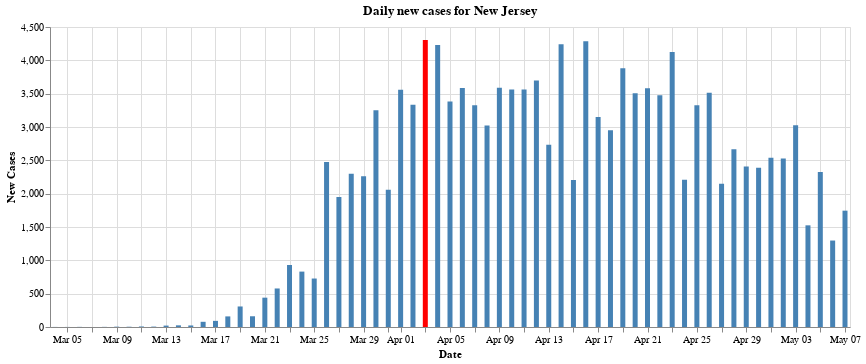

Source (notebook cell):
### Markdown cell above
## 11 - Graph of daily new cases in New Jersey
Below we plot a graph that shows the increase in cases per day. 
There is a lot of talk on the news about "flattening the curve", however in the daily briefings that Governor Murphy holds, he only talks about developments from the overnight, and rarely shows the actual data plotted as a bar chart. The below chart actually visualizes the said curve that everyone is talking about. And we can see that it is, in fact, flattening

### Code cell
jersey_cases_full=us_states[us_states.state=="New Jersey"]
jersey_cases_county_full=us_counties[us_counties["state"]=="New Jersey"]

jersey_cases=jersey_cases_full.drop('state', axis=1)
jersey_cases=jersey_cases.drop('fips', axis=1)

first_case_date=jersey_cases.iloc[0].date
date_object=first_case_date
# date_object = datetime.strptime(first_case_date, '%Y-%m-%d')
date_object = date_object - timedelta(days=1)
time_string = date_object.strftime('%Y-%m-%d')

jersey_cases.loc[-1] = [time_string, 0, 0]  # adding a row
jersey_cases.index = jersey_cases.index + 1  # shifting index
jersey_cases = jersey_cases.sort_index()  # sorting by index
    
jersey_cases=jersey_cases.set_index('date')


daily_new_cases = jersey_cases.diff()
daily_new_cases=daily_new_cases.reset_index()
daily_new_cases=daily_new_cases.drop(0, axis=0)
daily_new_cases = daily_new_cases.astype({"cases": int, "deaths": int})
daily_new_cases=daily_new_cases.rename(columns={'cases': 'new_cases', 'deaths': 'new_deaths'})


# display(daily_new_cases)


max_daily_increase = daily_new_cases['new_cases'].max()
# display(max_daily_increase)

chart = alt.Chart(daily_new_cases).mark_bar().encode(
    y=alt.Y('new_cases:Q', axis=alt.Axis(title='New Cases')),
    x=alt.X('date:T', axis=alt.Axis(format='%b %d', title='Date')),
    # The highlight will be set on the result of a conditional statement
    color=alt.condition(
        alt.datum.new_cases == max_daily_increase,
        alt.value('red'),    
        alt.value('steelblue')  
    ),
    tooltip=['date:T','new_cases']

).properties(
    width=800,
    title="Daily new cases for New Jersey"
)

    
display(chart)

### Figure 1 — Vega-Lite specification as saved in the notebook (floating-point values rounded to 4 significant figures)
{"config": {"view": {"continuousWidth": 400, "continuousHeight": 300}}, "data": {"name": "data-ea07d84c3f397e44d21b35de2853f5f7"}, "mark": "bar", "encoding": {"color": {"condition": {"value": "red", "test": "(datum.new_cases === 4305)"}, "value": "steelblue"}, "tooltip": [{"type": "temporal", "field": "date"}, {"type": "quantitative", "field": "new_cases"}], "x": {"type": "temporal", "axis": {"format": "%b %d", "title": "Date"}, "field": "date"}, "y": {"type": "quantitative", "axis": {"title": "New Cases"}, "field": "new_cases"}}, "title": "Daily new cases for New Jersey", "width": 800, "$schema": "https://vega.github.io/schema/vega-lite/v4.0.2.json", "datasets": {"data-ea07d84c3f397e44d21b35de2853f5f7": [{"date": "2020-03-04T00:00:00", "new_cases": 1, "new_deaths": 0}, {"date": "2020-03-05T00:00:00", "new_cases": 1, "new_deaths": 0}, {"date": "2020-03-06T00:00:00", "new_cases": 2, "new_deaths": 0}, {"date": "2020-03-07T00:00:00", "new_cases": 0, "new_deaths": 0}, {"date": "2020-03-08T00:00:00", "new_cases": 2, "new_deaths": 0}, {"date": "2020-03-09T00:00:00", "new_cases": 5, "new_deaths": 0}, {"date": "2020-03-10T00:00:00", "new_cases": 4, "new_deaths": 1}, {"date": "2020-03-11T00:00:00", "new_cases": 8, "new_deaths": 0}, {"date": "2020-03-12T00:00:00", "new_cases": 6, "new_deaths": 0}, {"date": "2020-03-13T00:00:00", "new_cases": 21, "new_deaths": 0}, {"date": "2020-03-14T00:00:00", "new_cases": 25, "new_deaths": 1}, {"date": "2020-03-15T00:00:00", "new_cases": 23, "new_deaths": 0}, {"date": "2020-03-16T00:00:00", "new_cases": 78, "new_deaths": 1}, {"date": "2020-03-17T00:00:00", "new_cases": 92, "new_deaths": 0}, {"date": "2020-03-18T00:00:00", "new_cases": 159, "new_deaths": 2}, {"date": "2020-03-19T00:00:00", "new_cases": 308, "new_deaths": 4}, {"date": "2020-03-20T00:00:00", "new_cases": 161, "new_deaths": 2}, {"date": "2020-03-21T00:00:00", "new_cases": 440, "new_deaths": 5}, {"date": "2020-03-22T00:00:00", "new_cases": 578, "new_deaths": 4}, {"date": "2020-03-23T00:00:00", "new_cases": 930, "new_deaths": 7}, {"date": "2020-03-24T00:00:00", "new_cases": 831, "new_deaths": 17}, {"date": "2020-03-25T00:00:00", "new_cases": 727, "new_deaths": 18}, {"date": "2020-03-26T00:00:00", "new_cases": 2474, "new_deaths": 19}, {"date": "2020-03-27T00:00:00", "new_cases": 1949, "new_deaths": 27}, {"date": "2020-03-28T00:00:00", "new_cases": 2299, "new_deaths": 32}, {"date": "2020-03-29T00:00:00", "new_cases": 2262, "new_deaths": 21}, {"date": "2020-03-30T00:00:00", "new_cases": 3250, "new_deaths": 38}, {"date": "2020-03-31T00:00:00", "new_cases": 2060, "new_deaths": 68}, {"date": "2020-04-01T00:00:00", "new_cases": 3559, "new_deaths": 88}, {"date": "2020-04-02T00:00:00", "new_cases": 3335, "new_deaths": 184}, {"date": "2020-04-03T00:00:00", "new_cases": 4305, "new_deaths": 108}, {"date": "2020-04-04T00:00:00", "new_cases": 4229, "new_deaths": 200}, {"date": "2020-04-05T00:00:00", "new_cases": 3381, "new_deaths": 70}, {"date": "2020-04-06T00:00:00", "new_cases": 3585, "new_deaths": 88}, {"date": "2020-04-07T00:00:00", "new_cases": 3326, "new_deaths": 227}, {"date": "2020-04-08T00:00:00", "new_cases": 3021, "new_deaths": 272}, {"date": "2020-04-09T00:00:00", "new_cases": 3590, "new_deaths": 196}, {"date": "2020-04-10T00:00:00", "new_cases": 3561, "new_deaths": 232}, {"date": "2020-04-11T00:00:00", "new_cases": 3563, "new_deaths": 251}, {"date": "2020-04-12T00:00:00", "new_cases": 3699, "new_deaths": 167}, {"date": "2020-04-13T00:00:00", "new_cases": 2734, "new_deaths": 93}, {"date": "2020-04-14T00:00:00", "new_cases": 4240, "new_deaths": 362}, {"date": "2020-04-15T00:00:00", "new_cases": 2206, "new_deaths": 351}, {"date": "2020-04-16T00:00:00", "new_cases": 4287, "new_deaths": 362}, {"date": "2020-04-17T00:00:00", "new_cases": 3150, "new_deaths": 322}, {"date": "2020-04-18T00:00:00", "new_cases": 2953, "new_deaths": 230}, {"date": "2020-04-19T00:00:00", "new_cases": 3881, "new_deaths": 132}, {"date": "2020-04-20T00:00:00", "new_cases": 3505, "new_deaths": 175}, {"date": "2020-04-21T00:00:00", "new_cases": 3581, "new_deaths": 376}, {"date": "2020-04-22T00:00:00", "new_cases": 3478, "new_deaths": 310}, {"date": "2020-04-23T00:00:00", "new_cases": 4124, "new_deaths": 305}, {"date": "2020-04-24T00:00:00", "new_cases": 2207, "new_deaths": 249}, {"date": "2020-04-25T00:00:00", "new_cases": 3327, "new_deaths": 246}, {"date": "2020-04-26T00:00:00", "new_cases": 3515, "new_deaths": 75}, {"date": "2020-04-27T00:00:00", "new_cases": 2150, "new_deaths": 106}, {"date": "2020-04-28T00:00:00", "new_cases": 2668, "new_deaths": 398}, {"date": "2020-04-29T00:00:00", "new_cases": 2408, "new_deaths": 328}, {"date": "2020-04-30T00:00:00", "new_cases": 2388, "new_deaths": 458}, {"date": "2020-05-01T00:00:00", "new_cases": 2538, "new_deaths": 310}, {"date": "2020-05-02T00:00:00", "new_cases": 2527, "new_deaths": 204}, {"date": "2020-05-03T00:00:00", "new_cases": 3027, "new_deaths": 129}, {"date": "2020-05-04T00:00:00", "new_cases": 1525, "new_deaths": 39}, {"date": "2020-05-05T00:00:00", "new_cases": 2324, "new_deaths": 334}, {"date": "2020-05-06T00:00:00", "new_cases": 1297, "new_deaths": 305}, {"date": "2020-05-07T00:00:00", "new_cases": 1745, "new_deaths": 252}]}}
